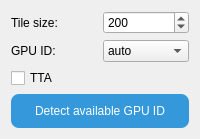
             <widget class="QWidget" name="tab_6">
              <attribute name="title">
               <string notr="true">SRMD-ncnn-vulkan</string>
              </attribute>
              <layout class="QGridLayout" name="gridLayout_36">
               <item row="0" column="0">
                <widget class="QLabel" name="label_40">
                 <property name="text">
                  <string>Tile size:</string>
                 </property>
                </widget>
               </item>
               <item row="0" column="1">
                <widget class="QSpinBox" name="spinBox_TileSize_srmd">
                 <property name="toolTip">
                  <string>Tile size: This value will affacts GPU memory usage.
Larger tile size means SRMD will use more GPU memory and run faster.
Smaller tile size means SRMD will use less GPU memory and run slower.</string>
                 </property>
                 <property name="minimum">
                  <number>1</number>
                 </property>
                 <property name="maximum">
                  <number>999999999</number>
                 </property>
                 <property name="singleStep">
                  <number>10</number>
                 </property>
                 <property name="value">
                  <number>200</number>
                 </property>
                </widget>
               </item>
               <item row="1" column="0">
                <widget class="QLabel" name="label_41">
                 <property name="text">
                  <string>GPU ID:</string>
                 </property>
                </widget>
               </item>
               <item row="1" column="1">
                <widget class="QComboBox" name="comboBox_GPUID_srmd">
                 <property name="toolTip">
                  <string>Select the GPU to use when enabling the &quot;srmd-ncnn-vulkan&quot; engine.</string>
                 </property>
                 <item>
                  <property name="text">
                   <string notr="true">auto</string>
                  </property>
                 </item>
                </widget>
               </item>
               <item row="2" column="0">
                <widget class="QCheckBox" name="checkBox_TTA_srmd">
                 <property name="toolTip">
                  <string>TTA(Test-Time Augmentation):
The processing time is eight times longer than when unchecked, 
and the peak signal-to-noise ratio (PSNR) is increased by 0.15, 
but the effect may not be obvious. It is not recommended to enable it.</string>
                 </property>
                 <property name="text">
                  <string>TTA</string>
                 </property>
                </widget>
               </item>
               <item row="3" column="0" colspan="2">
                <widget class="QPushButton" name="pushButton_DetectGPUID_srmd">
                 <property name="styleSheet">
                  <string notr="true">QPushButton{
background-color: rgb(52, 152, 219);
color: rgb(255, 255, 255);
border-style:outset;
border-radius:8px;
padding:10px;
}
QPushButton:hover{
background-color: rgb(60, 177, 255);
color: rgb(255, 255, 255);
border-style:outset;
border-radius:8px;
padding:10px;
}
QPushButton:pressed{
background-color: rgb(45, 134, 193);
color: rgb(255, 255, 255);
border-style:outset;
border-radius:8px;
padding:10px;
}
QPushButton:disabled{
background-color: rgb(166, 166, 166);
color: rgb(255, 255, 255);
border-style:outset;
border-radius:8px;
padding:10px;
}</string>
                 </property>
                 <property name="text">
                  <string>Detect available GPU ID</string>
                 </property>
                </widget>
               </item>
              </layout>
             </widget>
